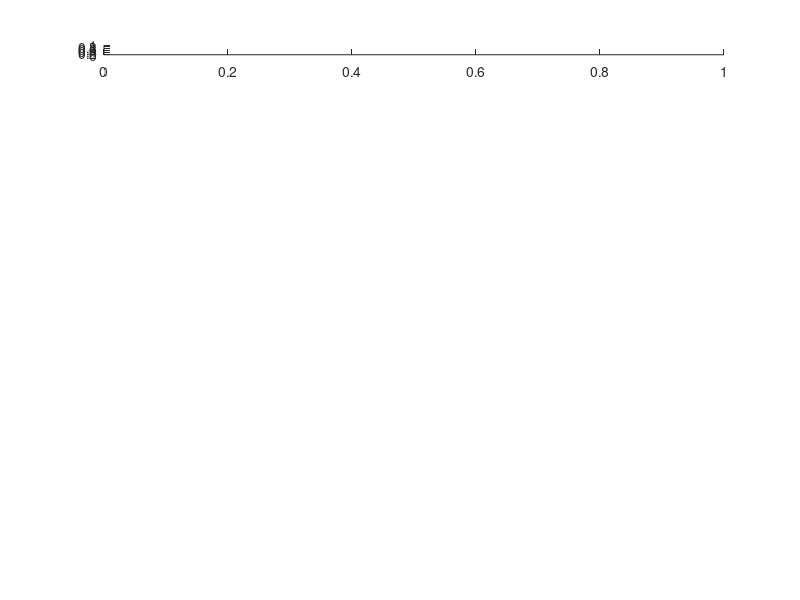

MATLAB code to generate this figure: (Note: this script raises an error after producing the figure.)
%FIGURE BUILDER

%%
%Input pairing plots

hF = figure();
set(hF,'Color',[0 0 0]);
spots = 12;
hSP = zeros(spots,1);
for m = 1:spots
   hSP(m) = subplot(spots,1,m);
   qplot(currentfile,m,xlims,'pA','',0,mode,0,gca);
end
ylims = get(hSP,'YLim');
globalmin = 0;
for n = 1:spots
   tracemin = ylims{n}(1);
   if tracemin < globalmin
      globalmin = tracemin;
   end
end
set(hSP(:),'YLim',[globalmin 5]);
for p = 1:spots
   apos = get(hSP(p),'Position');
   set(hSP(p),'Position',[apos(1),apos(2),apos(3),apos(4)+0.01]);
end
pstimulus(hSP(1),0.4004,4);
scalebar(hSP(spots),[10,100],{'ms','pA'},2,[0.6 .1])
for q = 1:spots
   apos = get(hSP(q),'Position');
   annotation('textbox','String',num2str(q),'Position',[apos(1)-0.01,apos(2)+0.05,0.2,0.05],...
		       'LineStyle','none','FontName','Helvetica','FontSize',22,...
			   'FontWeight','bold','FitBoxToText','on','Color',[0 1 0]);
end
set(hF,'Position',[0.5594 0.0759  0.15  0.84]);
